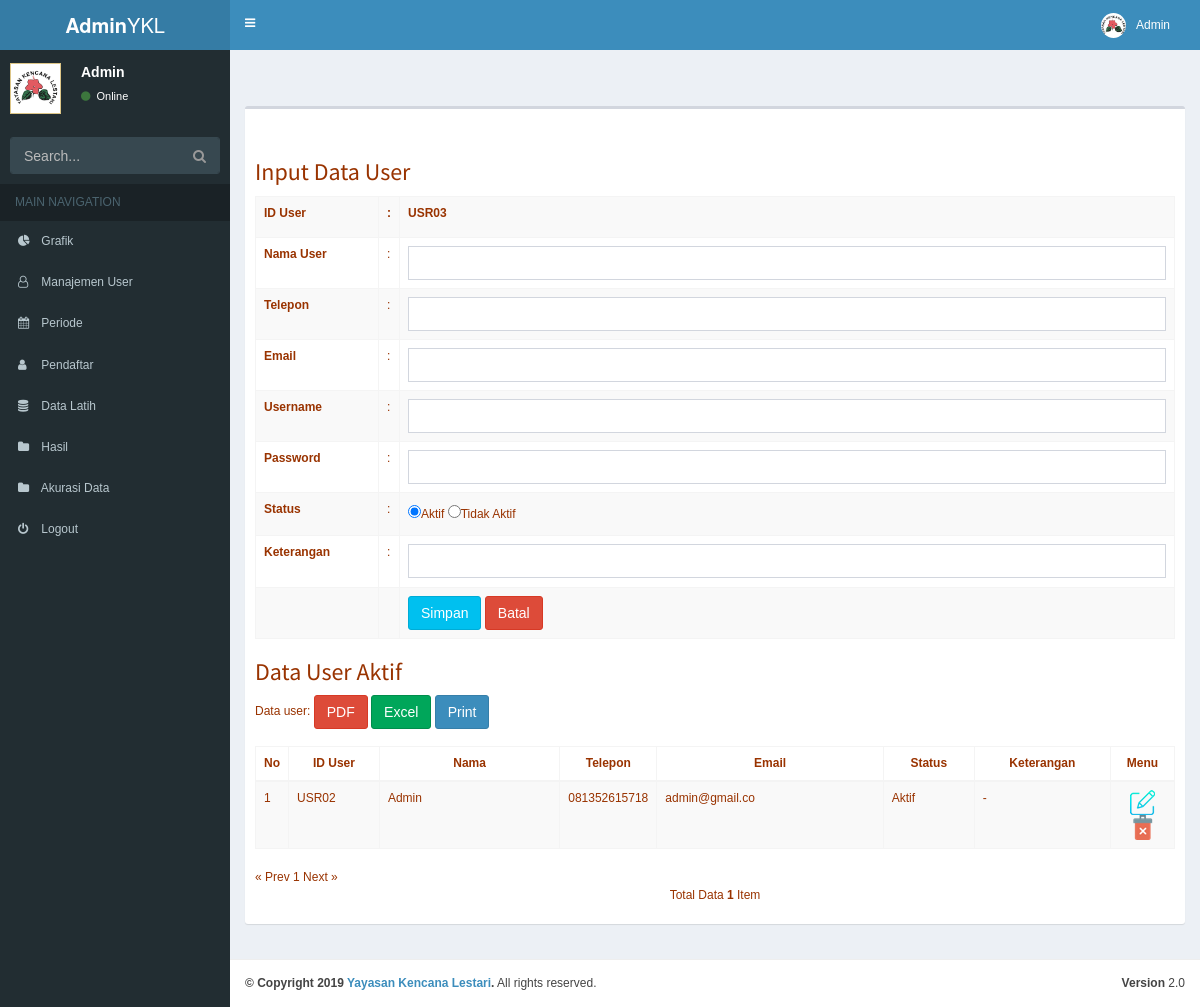
The app's page /Admin/index.php?mnu=user (signed in) with its own data.
### tables this page shows
CREATE TABLE IF NOT EXISTS `tbl_user` (
  `id_user` varchar(10) NOT NULL,
  `nama_user` varchar(50) NOT NULL,
  `tlp_user` varchar(50) NOT NULL,
  `email` varchar(50) NOT NULL,
  `username` varchar(50) NOT NULL,
  `password` varchar(50) NOT NULL,
  `status` varchar(60) NOT NULL,
  `keterangan` varchar(30) NOT NULL
);

### Admin/koneksivar.php (called while the page is built, shortened)
<?php
$PATH="ypathcss";
$tbuser="tbl_user";
?>

### Admin/user/user.php (the view, shortened to what this page needs)
<link type="text/css" href="<?php echo "$PATH/base/";?>ui.all.css" rel="stylesheet" />
  <link rel="stylesheet" href="resources/demos/style.css">
<?php
  $sql="select `id_user` from `$tbuser` order by `id_user` desc";
   $jum= getJum($conn,$sql);
  $kd="USR";
		if($jum > 0){
				$d=getField($conn,$sql);
    			$idmax=$d['id_user'];
				$urut=substr($idmax,3,2)+1;
				if($urut<10){$idmax="$kd"."0".$urut;}
				else{$idmax="$kd".$urut;}
			}
		else{$idmax="$kd"."01";}
  $id_user=$idmax;
?>
  <h3>Input Data User</h3>
  <div>
<form action="" method="post" enctype="multipart/form-data">
<table width="519" class="table table-striped table-bordered table-hover">
<tr>
<th width="123" height="41"><label for="id_user">ID User</label>
<th width="10">:
<th width="371" colspan="2"><b><?php echo $id_user;?></b>
</tr>
<tr>
<td height="50"><label for="nama_user">Nama User</label>
<td>:
<td colspan="2"><input name="nama_user" class="form-control" type="text" id="nama_user" value="<?php echo $nama_user;?>" size="30" /></td>
</tr>
<tr>
<td height="49"><label for="tlp_user">Telepon</label>
<td>:<td colspan="2"><input name="tlp_user"  class="form-control"  type="text" id="tlp_user" value="<?php echo $tlp_user;?>" size="15" />
</td>
</tr>
<tr>
<td height="48"><label for="email">Email</label>
<td>:
<td><input class="form-control"  name="email" type="text" id="email" value="<?php echo $email;?>" size="30" />
  </td>
</tr>
<tr>
<td height="42"><label for="username">Username</label>
<td>:
<td colspan="2"><input class="form-control"  name="username" type="text" id="username" value="<?php echo $username;?>" size="15" /></td>
</tr>
<tr>
<td height="47"><label for="password">Password</label>
<td>:
<td colspan="2"><input class="form-control"  name="password" type="text" id="password" value="<?php echo $password;?>" size="30" /></td>
</tr>
<tr>
<td height="43"><label for="status">Status</label>
<td>:<td colspan="2">
<input type="radio" name="status" id="status"  checked="checked" value="Aktif" <?php if($status=="Aktif"){echo"checked";}?>/>Aktif
<input type="radio" name="status" id="status" value="Tidak Aktif" <?php if($status=="Tidak Aktif"){echo"checked";}?>/>Tidak Aktif
</td></tr>
<tr>
<td height="52"><label for="keterangan">Keterangan</label>
<td>:<td colspan="2"><input class="form-control"  name="keterangan" type="text" id="keterangan" value="<?php echo $keterangan;?>" size="25" />
</td>
</tr>
<tr>
<td height="40">
<td>
<td colspan="2">	<input name="Simpan" class="btn btn-info"  type="submit" id="Simpan" value="Simpan" />
        <a href="?mnu=user"><input name="Batal" class="btn btn-danger"  type="button" id="Batal" value="Batal" /></a>
</td></tr>
</table>
</form>
</div>
 <?php
  $sqlq="select distinct(status) from `$tbuser` order by `id_user` desc";
	$arrq=getData($conn,$sqlq);
		foreach($arrq as $dq) {
				$status=$dq["status"];
?>
<h3>Data User <?php echo $status;?></h3>
  <div>
Data user:
<a href="user/pdf.php" class="btn btn-danger" style="color:white;">PDF</a>
<a href="user/xls.php" class="btn btn-success" style="color:white;">Excel</a>
<a class="btn btn-primary" style="color:white;" alt='PRINT' OnClick="PRINT()">Print</a>
<br><br>
<table id="example2" class="table table-striped table-bordered table-hover">
  <thead>
  <tr >
    <th width="3%"><center>No</th>
    <th width="10%"><center>ID User</th>
    <th width="20%"><center>Nama</th>
    <th width="10%"><center>Telepon</th>
    <th width="25%"><center>Email</th>
    <th width="10%"><center>Status</th>
    <th width="15%"><center>Keterangan</th>
    <th width="15%"><center>Menu</th>
  </tr>
  </thead>
  <tbody>
<?php
  $sql="select * from `$tbuser` where status='$status' order by `id_user` desc";
  $jum=getJum($conn,$sql);
		if($jum > 0){
	$batas   = 10;
	$page = $_GET['page'];
	if(empty($page)){$posawal  = 0;$page = 1;}
	else{$posawal = ($page-1) * $batas;}
	$sql2 = $sql." LIMIT $posawal,$batas";
	$no = $posawal+1;
	$arr=getData($conn,$sql2);
		foreach($arr as $d) {
				$id_user=$d["id_user"];
				$nama_user=$d["nama_user"];
				$tlp_user=$d["tlp_user"];
				$email=$d["email"];
				$status=$d["status"];
				$keterangan=$d["keterangan"];
echo"<tr>
				<td>$no</td>
				<td>$id_user</td>
				<td>$nama_user</td>
				<td>$tlp_user</td>
				<td>$email</td>
				<td>$status</td>
				<td>$keterangan</td>
				<td align='center'>
<a href='?mnu=user&pro=ubah&kode=$id_user'><img src='ypathicon/edit.png' alt='ubah'></a>
<a href='?mnu=user&pro=hapus&kode=$id_user'><img src='ypathicon/delete.png' alt='hapus'
onClick='return confirm(\"Apakah Anda benar-benar akan menghapus $nama_user pada data user ?..\")'></a></td>
				</tr>";
			$no++;
			}
		}
		else{echo"<tr><td colspan='7'><blink>Maaf, Data user belum tersedia...</blink></td></tr>";}
?>
 </tbody>
</table>
<?php
$jmldata = $jum;
if($jmldata>0){
	$jmlhal  = ceil($jmldata/$batas);
	echo "<div class=paging>";
	if($page > 1){
		$prev=$page-1;
		echo "<span class=prevnext><a href='$_SERVER[PHP_SELF]?page=$prev&mnu=user'>« Prev</a></span> ";
	}
	else{echo "<span class=disabled>« Prev</span> ";}
	for($i=1;$i<=$jmlhal;$i++)
	if ($i != $page){echo "<a href='$_SERVER[PHP_SELF]?page=$i&mnu=user'>$i</a> ";}
	else{echo " <span class=current>$i</span> ";}
	if($page < $jmlhal){
		$next=$page+1;
		echo "<span class=prevnext><a href='$_SERVER[PHP_SELF]?page=$next&mnu=user'>Next »</a></span>";
	}
	else{ echo "<span class=disabled>Next »</span>";}
	echo "</div>";
	}
$jmldata = $jum;
	echo "<p align=center>Total Data <b>$jmldata</b> Item</p>";
?>
</div>
<?php }?>
</div>

### Admin/ypathcss/style.css (style rules this page uses)
body { font-family: Arial, Helvetica, sans-serif; font-size: 12px; color: #993300; margin: 0px; background-color: #FFFFFF; }
input, select, textarea { font-family: Arial, Helvetica, sans-serif; font-size: 12px; color: #993300; }

### records on screen
tbl_user: id_user "USR03", id_user "USR02", nama_user "Admin", tlp_user "081352615718", email "admin@gmail.co", status "Aktif", keterangan "-", nama_user (picture)

### other values on screen
$status "Aktif"
$jmldata "1"
